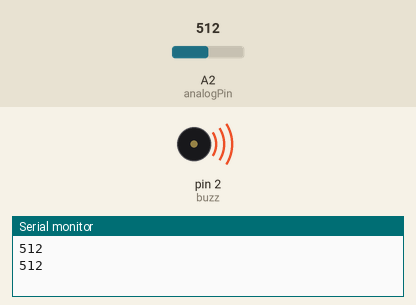
Simulated run of this sketch. Board: Arduino Uno, built with avr-gcc and run on an emulated ATmega328P. Parts: buzzer (waves = sounding), the last lines printed to the serial monitor. The test bench sets the inputs (shaded band); at power-on: A2 (analogPin) = 512.

Above: at 10.5 s.
10.6 s: A2 (analogPin) set to 0
At 20.6 s:
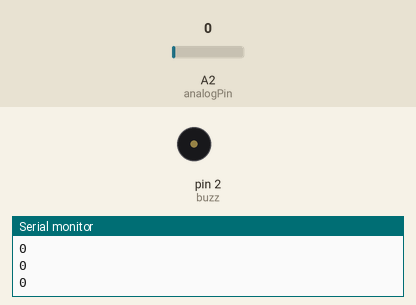
20.9 s: A2 (analogPin) set to 20
At 21.8 s:
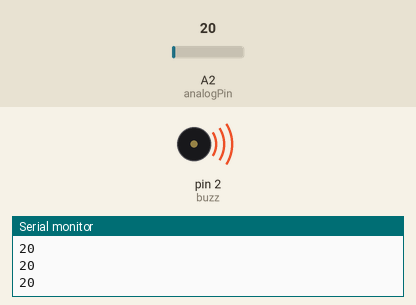
Timing chart, 0 to 23.9 s (numbered marks = the images above; inputs shaded):
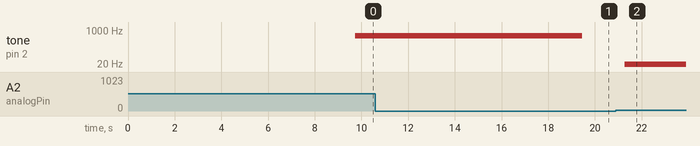

Measured:
- after the input at 10.6 s, tone on pin 2 (buzz): 512 Hz → silent after 8.9 s
- after the input at 20.9 s, tone on pin 2 (buzz): silent → 20 Hz after 0.38 s

The sketch:

parte_2_2008.ino
```cpp
byte vet[10]={4, 5, 6, 7, 8, 9, 10, 11, 12, 13};
int analogPin = 2;
int val = 0;
int buzz = 2;
int tom = 1000;

void setup() {
  pinMode(vet, OUTPUT);
  Serial.begin(9600);
}

void loop() {
  val = analogRead(analogPin);
  Serial.println(val);
  for(int i = 0; i < 10; i++){
    digitalWrite(vet[i], HIGH);
    delay(val);
  }
  for(int i = 9; i > 0; i--){
    digitalWrite(vet[i], LOW);
    delay(val);
  }
  tone(buzz, val);
}
```
